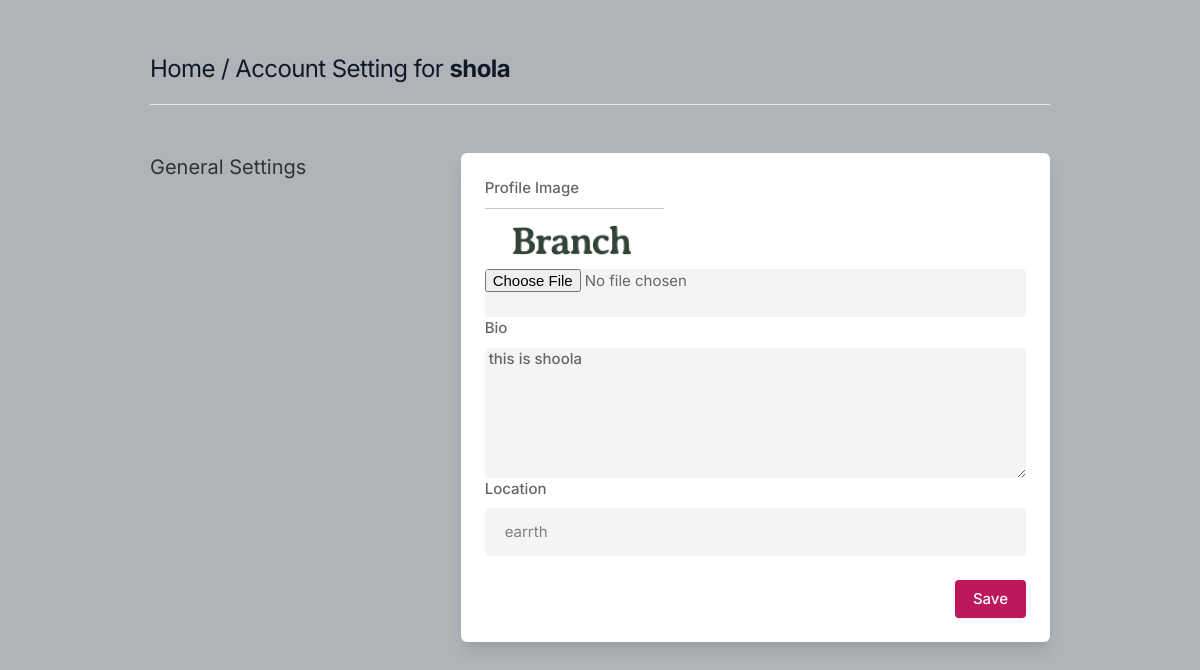
Screenshot of /setting/ (signed in) with the database file from the repository.
### core/models.py (models this page shows, shortened)
class profile(models.Model):
    user = models.ForeignKey(User, on_delete=models.CASCADE)
    id_user = models.IntegerField()
    bio = models.TextField(blank=True)
    profileimg = models.ImageField(upload_to="profile_images", default="book-icon.png")
    location = models.CharField(max_length=100, blank=True)

### core/views.py (the view, shortened to what this page needs)
# urls.py: path("setting/", views.setting, name='setting'),
@login_required(login_url='signin')
def setting(request):
    user_profile = profile.objects.get(user = request.user)
    context  = {
        'user_profile' : user_profile
    }
    return render(request, 'setting.html', context)

### templates/setting.html (shortened to what this page needs)
{% load static %}
<!DOCTYPE html>
<html lang="en">
<head>
    <link rel="stylesheet" href="{% static 'assets/css/icons.css' %}">
    <link rel="stylesheet" href="{% static 'assets/css/uikit.css' %}">
    <link rel="stylesheet" href="{% static 'assets/css/style.css' %}">
    <link rel="stylesheet" href="{% static 'assets/css/tailwind.css' %}">
</head>
<body>
    <div class="container m-auto">
        <h1 class="text-2xl leading-none text-gray-900 tracking-tight mt-3"> <a href="/">Home</a> / Account Setting for
            <b>{{request.user.username}}</b> </h1>
        <br>
        <hr>
        <div class="grid lg:grid-cols-3 mt-12 gap-8">
            <div>
                <h3 class="text-xl mb-2"> General Settings</h3>
            </div>
            <div class="bg-white rounded-md lg:shadow-lg shadow col-span-2">
                <div class=" grid-cols-2 gap-3 lg:p-6 p-4">
                    <form action="" method="POST" enctype="multipart/form-data">
                        <div class="col-span-2">
                            <label for="about">Profile Image</label>
                            <img src="{{ user_profile.profileimg.url }}" />
                            <input type="file" name="image" id="" class="shadow-none bg-gray-100">
                        </div>
                        <div class="col-span-2">
                            <label for="about">Bio</label>
                            <textarea id="about" name="bio" rows="3" class="shadow-none bg-gray-100"> {{ user_profile.bio }} </textarea>
                        </div>
                        <div class="col-span-2">
                            <label for=""> Location</label>
                            <input value="{{user_profile.location }}" type="text" name="location" placeholder="Location" class="shadow-none bg-gray-100">
                        </div>
                        </div>
                        <div class="bg-gray-10 p-6 pt-0 flex justify-end space-x-3">
                            <button type="submit" class="button bg-blue-700"> Save </button>
                        </div>
            </div>
            <br>
        </div>
    </div>
</body>
</html>

### static/assets/css/style.css (style rules this page uses)
body { background-color: #B0B3B8!important; }
button { vertical-align: middle; }
span.button, button.button { background-color: #be185d; top: 0; color: #fff; position: relative; padding: 8px 18px; line-height: 22px; position: relative; font-weight: 500; font-size: 15px; display: inline-block; -webkit-transition: all 0.2s ease-in-out; transition: all 0.2s ease-in-out; cursor: pointer; overflow: hidden; border: none; border-radius: 4px; -webkit-box-shadow: 0 1px 3px rgba(0, 0, 0, 0.1); box-shadow: 0 1px 3px rgba(0, 0, 0, 0.1); }
input { height: 48px; line-height: 48px; padding: 0 20px; outline: none; font-size: 15px; color: #808080; max-width: 100%; width: 100%; -webkit-box-sizing: border-box; box-sizing: border-box; display: block; font-weight: 400; opacity: 1; border-radius: 4px; border: none; -webkit-box-shadow: 0 1px 4px 0px rgba(0, 0, 0, 0.12); box-shadow: 0 1px 4px 0px rgba(0, 0, 0, 0.12); }
input[type="text"], input[type="password"], input[type="email"], input[type="number"] { height: 48px; line-height: 48px; padding: 0 20px; outline: none; font-size: 15px; color: #808080; max-width: 100%; width: 100%; -webkit-box-sizing: border-box; box-sizing: border-box; display: block; font-weight: 400; opacity: 1; border-radius: 4px; border: none; -webkit-box-shadow: 0 1px 4px 0px rgba(0, 0, 0, 0.12); box-shadow: 0 1px 4px 0px rgba(0, 0, 0, 0.12); }
textarea { height: 48px; line-height: 48px; padding: 0 20px; outline: none; font-size: 15px; color: #808080; margin: 0 0 16px 0; max-width: 100%; width: 100%; -webkit-box-sizing: border-box; box-sizing: border-box; display: block; background-color: #fff; font-weight: 500; opacity: 1; border-radius: 4px; border: none; -webkit-box-shadow: 0 1px 4px 0px rgba(0, 0, 0, 0.12); box-shadow: 0 1px 4px 0px rgba(0, 0, 0, 0.12); }
input { -webkit-transition: all 0.1s ease-in-out; transition: all 0.1s ease-in-out; }
::placeholder { color: #808080; opacity: 1; }
textarea { height: auto; line-height: 27px; padding: 20px; min-height: 130px; -webkit-transition: none !important; transition: none !important; min-width: 100%; }
label, legend { display: block; font-weight: bold; font-size: 15px; font-weight: 500; margin-bottom: 8px; }
button { border: none; margin: 0; padding: 0; width: auto; overflow: visible; background: transparent; color: inherit; font: inherit; line-height: normal; cursor: pointer; }
a { color: #be185d; -webkit-transition: 0.3s; transition: 0.3s; outline: none !important; }
button { outline: none !important; }
img { max-width: 100%; }
body { color: #666; font-size: 15px; line-height: 27px; background-color: #f0f2f5; font-family: "Inter", sans-serif; text-transform: none; }
h1, h2, h3, h4, h5, h6 { font-family: "Inter", sans-serif; text-transform: none; }
input[type="text"], input[type="password"], input[type="email"] { font-family: "Inter", sans-serif; text-transform: none; }
textarea, select { font-family: "Inter", sans-serif; text-transform: none; }
button, body .pac-container { font-family: "Inter", sans-serif; text-transform: none; }
h1, h2, h3, h4, h5, h6 { color: #333; font-weight: 500; margin: 0; padding: 0; }
h1 { font-size: 32px; }
h3 { font-size: 22px; }
b, strong { font-weight: 700 !important; }
@media (min-width: 1024px) { .container { max-width: 900px !important; padding-top: 45px; } }
.shadow-none { -webkit-box-shadow: none !important; box-shadow: none !important; }

### rows the page displays
profile: profileimg (picture), bio "this is shoola", location "earrth"

### other values shown
{{ request.user.username }} "shola"
